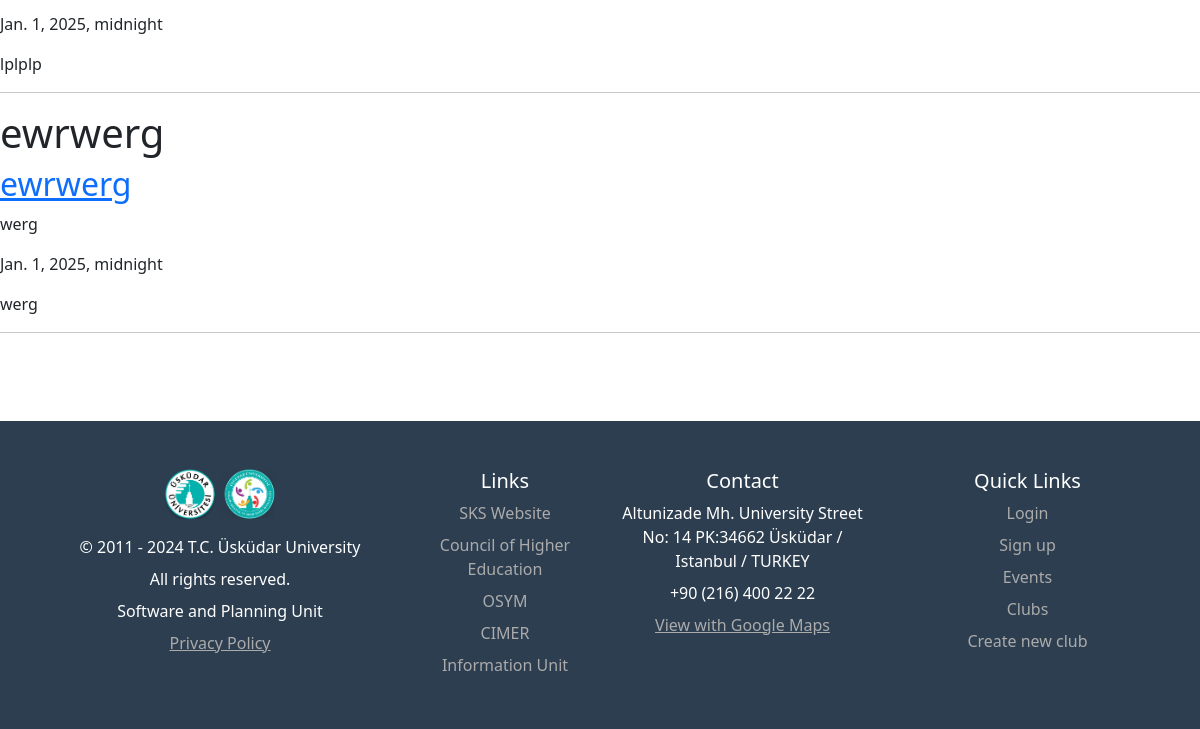
Page /activityform/ (lower part) on the earlier database version.
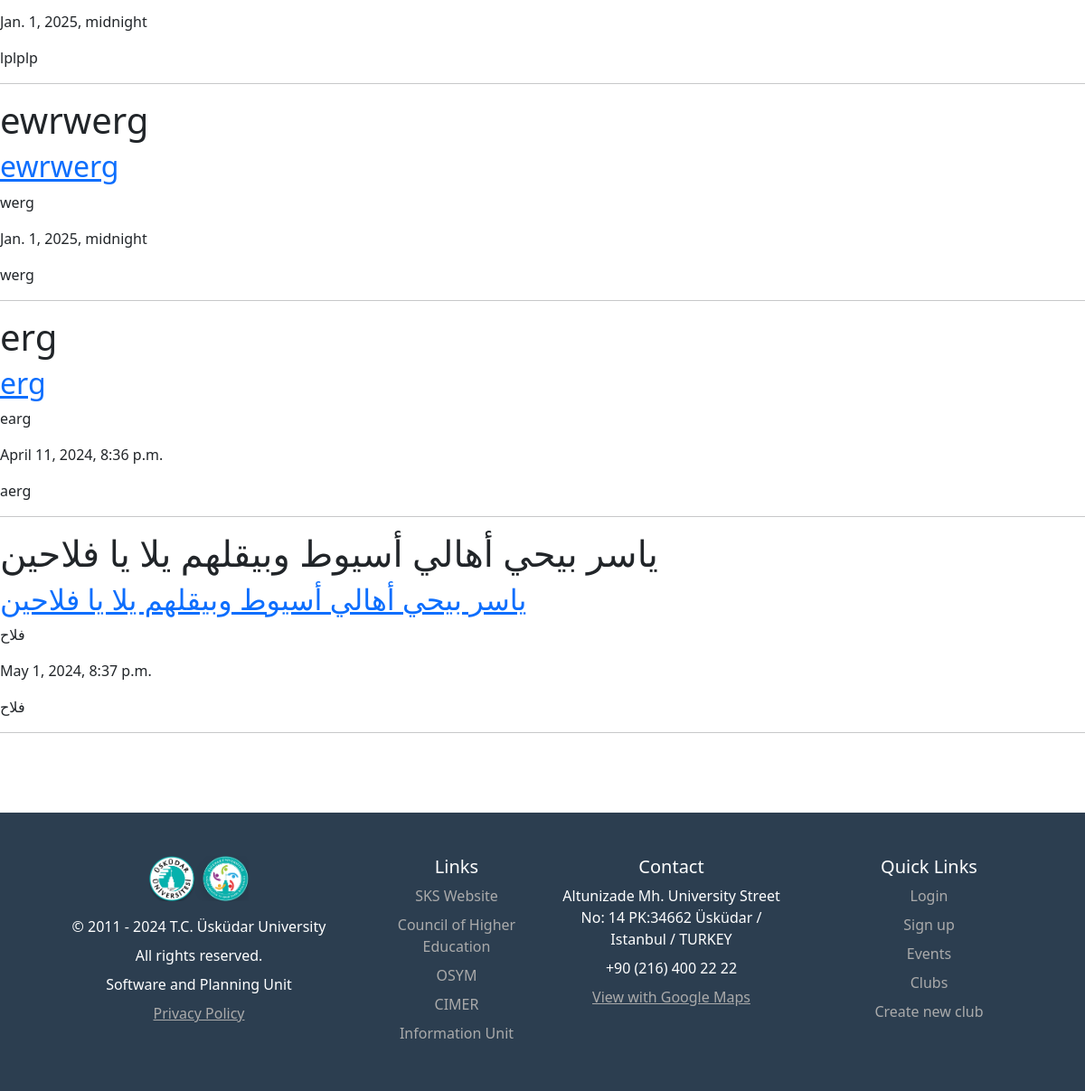
Same page on the later database version.
### club_pages/models.py (models this page shows, shortened)
class ActivityForm(models.Model):
    title = models.CharField(max_length=255)
    club = models.CharField(max_length=70)
    date = models.DateTimeField(blank=True)
    location = models.CharField(max_length=30)
    first_name = models.CharField(max_length=15)
    last_name = models.CharField(max_length=15)
    event_content = models.TextField()
    speakers = models.TextField()
    place = models.CharField(max_length=70)
    special_services = models.TextField()
    other_reqests = models.TextField()

### club_pages/views.py (the view)
# urls.py: path("activityform/", ActivityFormListView.as_view(), name="activityform_list"),
class ActivityFormListView(ListView):
    model = ActivityForm
    template_name = "activityform_list.html"

### templates/activityform_list.html (shortened to what this page needs)
{% extends "base.html" %}
{% block content%}
{% for activityform in activityform_list %}
<h1>{{activityform.title}}</h1>
<h2><a href="{% url 'activityform_detail' activityform.pk %}">{{activityform.title}}</a></h2>
<p>{{activityform.club}}</p>
<p>{{activityform.date}}</p>
<p>{{activityform.location}}</p>
<hr>
  {% endfor %}
<br/>
{% endblock content%}

Differences in the rows shown:
added ActivityForm: title "erg", club "earg", date "April 11, 2024, 8:36 p.m.", location "aerg"
added ActivityForm: title "ياسر بيحي أهالي أسيوط وبيقلهم يلا يا فلاحين", club "فلاح", date "May 1, 2024, 8:37 p.m.", location "فلاح"
